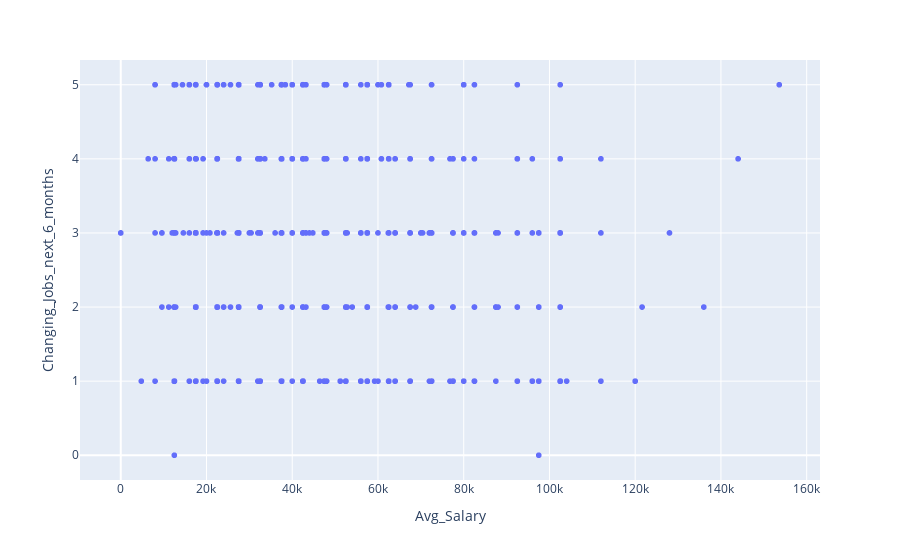

This figure's notebook cell:
### Code cell
fig_1=px.scatter(comp_df,
                 x='Avg_Salary', 
                 y='Changing_Jobs_next_6_months'
                )
#fig.update_layout(dict(showlegend=False))
fig_1.show()

### Figure 1 — Plotly figure (JSON) as saved in the notebook; plotly's stock layout.template omitted (floating-point values rounded to 4 significant figures; data arrays with more than 128 entries replaced by an {"elided": "..."} marker saying what was removed)
{"data": [{"hovertemplate": "Avg_Salary=%{x}<br>Changing_Jobs_next_6_months=%{y}<extra></extra>", "legendgroup": "", "marker": {"color": "#636efa", "symbol": "circle"}, "mode": "markers", "name": "", "showlegend": false, "type": "scattergl", "x": {"elided": "3371 int values"}, "xaxis": "x", "y": {"elided": "3371 int values"}, "yaxis": "y"}], "layout": {"legend": {"tracegroupgap": 0}, "margin": {"t": 60}, "xaxis": {"anchor": "y", "domain": [0, 1], "title": {"text": "Avg_Salary"}}, "yaxis": {"anchor": "x", "domain": [0, 1], "title": {"text": "Changing_Jobs_next_6_months"}}}}
